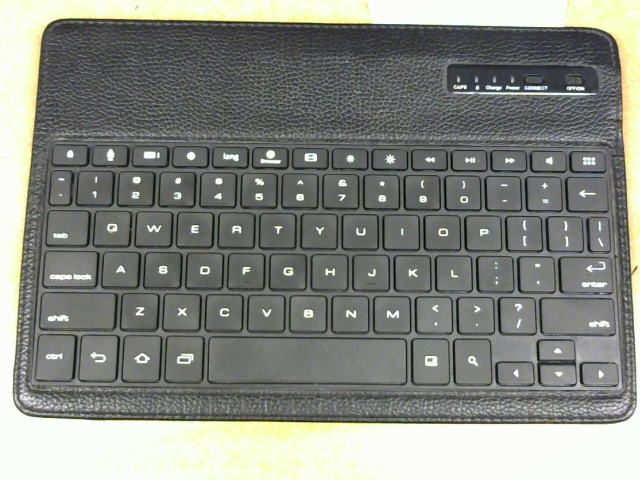
#> input picture board.jpg, 640 x 480 px, given in place of the camera
$ python cam.py
#> lines starting #> are read from the running program, lines starting #| are printed output that depends on the picture; after the words box and inside, x2 and y2 are one past the last pixel; in counts of white or black regions, pixels touching at a corner belong together
import cv2
import time
import numpy as np
cam = cv2.VideoCapture(1)
cam.set(3,1280)
cam.set(4,720)
time.sleep(2)
cam.set(15,-8.0)
while True:
	ret, img = cam.read()
#> img is the input picture: shape (480, 640, 3); mean B, G, R 129.7, 136.1, 133.7
	img = cv2.medianBlur(img,5)
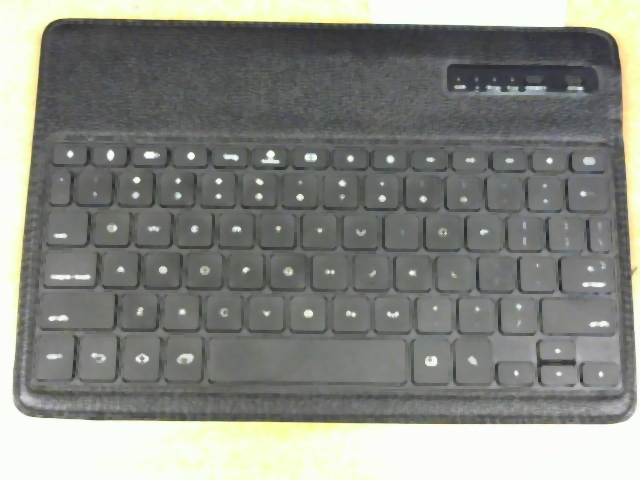
#> img: shape (480, 640, 3); mean B, G, R 130.8, 137.1, 134.7
	hsv = cv2.cvtColor(img, cv2.COLOR_BGR2HSV)
#> hsv: shape (480, 640, 3); mean H, S, V 61.7, 14.2, 138
	mask = cv2.inRange(hsv, np.array([0,0,200]), np.array([180,20,255])) #+ cv2.inRange(hsv, np.array([170,100,100]), np.array([180,255,255]))
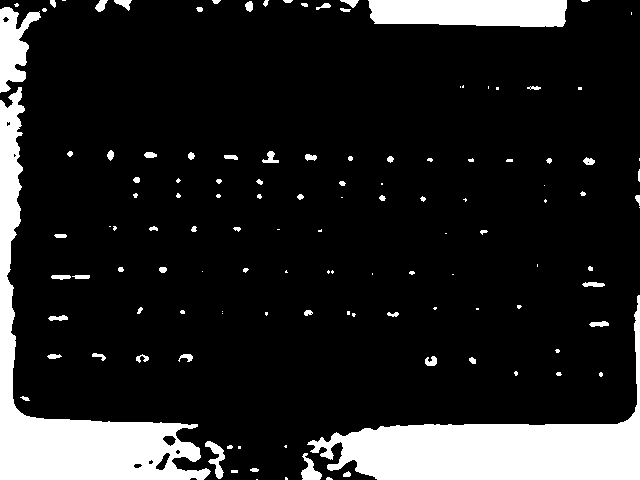
#> mask: shape (480, 640); 14.3% white; 124 white regions (55 under 20 px), largest, box (x1, y1, x2, y2) and area: (307, 295, 640, 480) 17090, (0, 87, 211, 480) 16164, (368, 0, 567, 27) 4937
	output_img = img.copy()
	output_img[np.where(mask==0)] = 0
	mask = cv2.erode(mask, None, iterations=2)
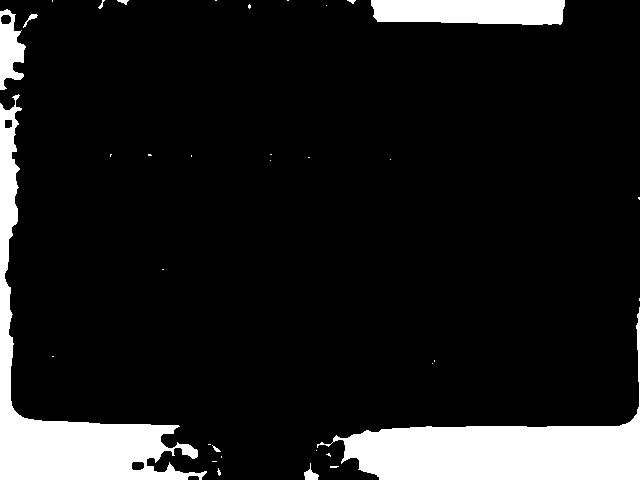
#> mask: shape (480, 640); 11.6% white; 35 white regions (25 under 20 px), largest, box (x1, y1, x2, y2) and area: (317, 307, 640, 480) 15540, (0, 94, 207, 480) 13901, (371, 0, 565, 25) 4421
	mask = cv2.dilate(mask, None, iterations=2)
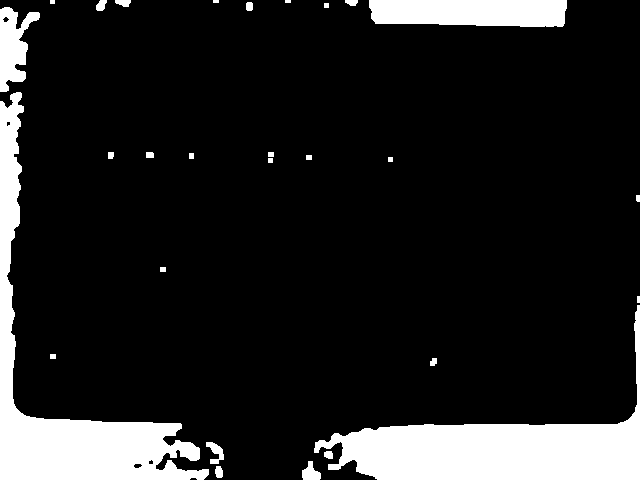
#> mask: shape (480, 640); 13.3% white; 28 white regions (2 under 20 px)
	cnts = cv2.findContours(mask.copy(), cv2.RETR_EXTERNAL, cv2.CHAIN_APPROX_SIMPLE)[-2]
#> cnts = 28 contours, 8 with area under 20; largest, box (x1, y1, x2, y2) and area: (314, 305, 640, 480) 16380, (0, 92, 209, 480) 15330, (369, 0, 567, 27) 4712, (0, 7, 40, 92) 1742, (302, 461, 321, 480) 200
	center = None
	if len(cnts) > 0:
		c = max(cnts, key=cv2.contourArea)
#> c = contour of 141 points, box (x1, y1, x2, y2) (314, 305, 640, 480), area 16380
		((x, y), radius) = cv2.minEnclosingCircle(c)
#> x = 482.6; y = 392; radius = 179
		M = cv2.moments(c)
#> M = moments, m00 16380.5, centre m10/m00, m01/m00 = (497.4, 449.3)
		center = (int(M["m10"] / M["m00"]), int(M["m01"] / M["m00"]))
#> center = (497, 449)

		# only proceed if the radius meets a minimum size
		if radius > 50:
			# draw the circle and centroid on the frame,
			# then update the list of tracked points
			cv2.circle(img, (int(x), int(y)), int(radius),(0, 255, 255), 2)
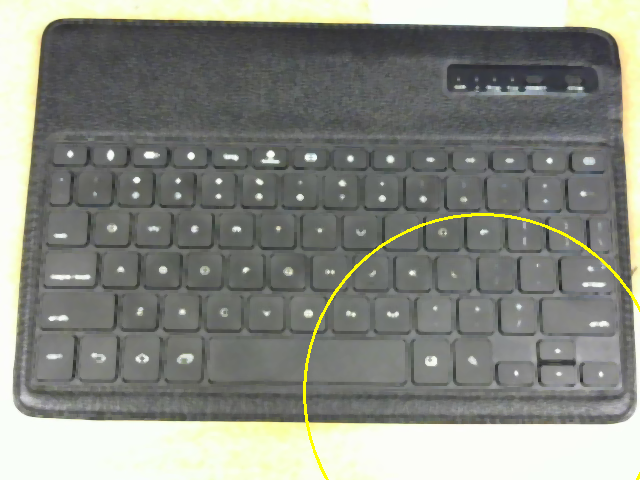
#> img: shape (480, 640, 3); 0.56% of pixels changed, all inside (x1, y1, x2, y2) = (303, 213, 640, 480)
			cv2.circle(img, center, 5, (0, 0, 255), -1)
#> img: shape (480, 640, 3); 0.03% of pixels changed, all inside (x1, y1, x2, y2) = (492, 444, 503, 455)
	cv2.imshow("img", img)
	k=cv2.waitKey(33)
#> (key Esc is pressed here)
	if k == 27:
		cv2.imwrite("test9.jpg", img)
		break
	else:
		continue

$ run again, on temp.png
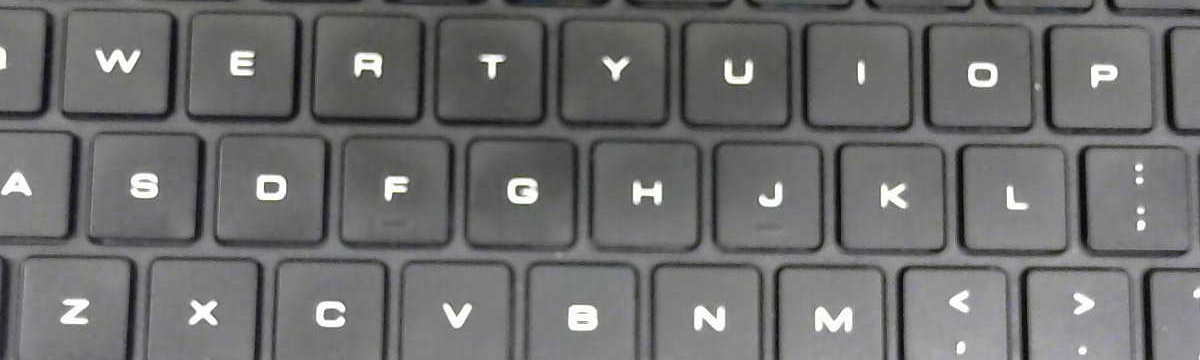
#> input picture temp.png, 1200 x 360 px, given in place of the camera
#> img is the input picture: shape (360, 1200, 3); mean B, G, R 110.2, 110.4, 110.2
#> hsv: shape (360, 1200, 3); mean H, S, V 30.9, 4.5, 111.3
#> `mask = cv2.inRange(hsv, np.array([0,0,200]), np.array([180,20,255]))`:
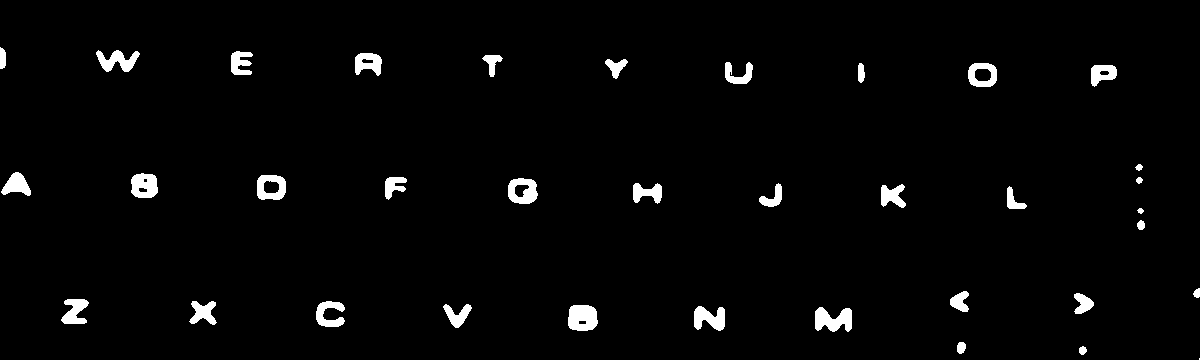
#> mask: shape (360, 1200); 2.6% white; 36 white regions (1 under 20 px), largest, box (x1, y1, x2, y2) and area: (568, 305, 598, 331) 661, (815, 307, 852, 332) 637, (508, 178, 538, 204) 545
#> `mask = cv2.dilate(mask, None, iterations=2)`:
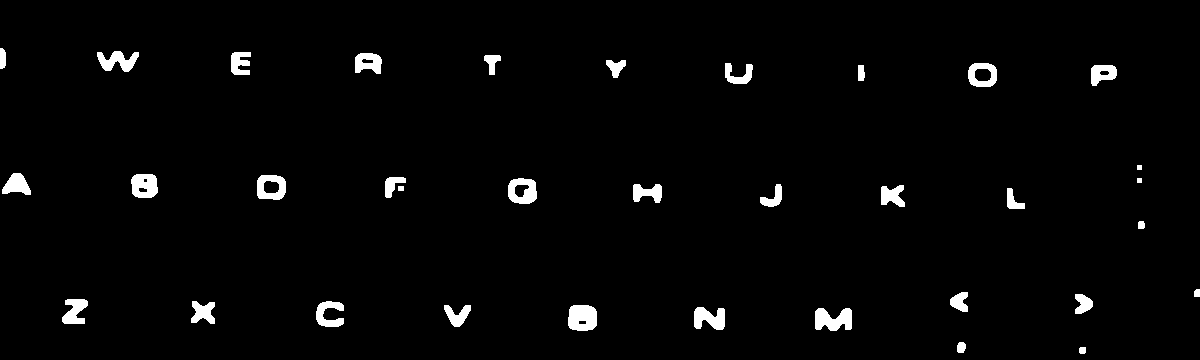
#> mask: shape (360, 1200); 2.5% white; 35 white regions
#> cnts = 35 contours, 2 with area under 20; largest, box (x1, y1, x2, y2) and area: (568, 305, 597, 331) 633, (257, 175, 286, 200) 610, (508, 178, 537, 204) 608, (968, 63, 997, 87) 576, (815, 308, 852, 331) 562
#> c = contour of 28 points, box (x1, y1, x2, y2) (568, 305, 597, 331), area 633
#> x = 581.9; y = 317.6; radius = 15.93
#> M = moments, m00 633, centre m10/m00, m01/m00 = (582, 317.5)
#> center = (582, 317)
